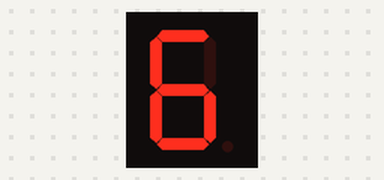
Recording of a sketch running on a simulated Arduino Uno, built with avr-gcc and run on an emulated ATmega328P. On the bench: 1-digit seven-segment display. Wiring (inferred from the names in the program): 1-digit 7-segment display, segments lit when HIGH: segments pin 4, pin 5, pin 6, pin 7, pin 8, pin 9, pin 10, pin 2. The segment pins are drawn as the display they are named for.

Above: at 0.05 s.
At 1.4 s:
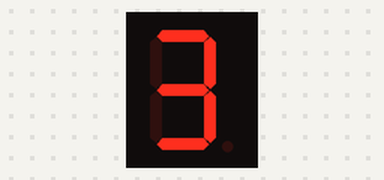
At 2.75 s:
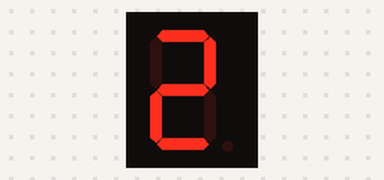
At 4.1 s:
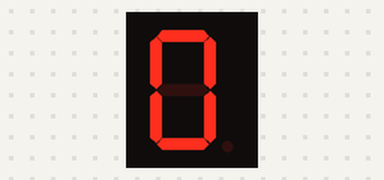
At 5.6 s:
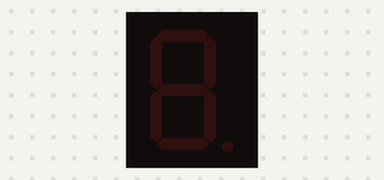
At 8.35 s:
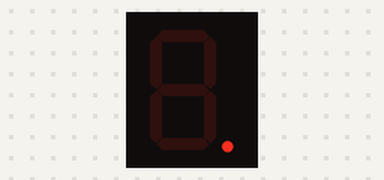

Measured:
- by itself, everything shown: repeats every 7.9 s, in 26 steps
- what the display in image 4 shows lasts 2.4 s, from 5.5 s to 7.9 s

The sketch:

7Segmen1.ino
```cpp
// Pola biner untuk karakter (dp,g,f,e,d,c,b,a)
const byte numeral[12] = {
  B10111110, // 0 - G
  B11111100, // 1 - 0
  B01100000, // 2 - 1
  B11011010, // 3 - 2
  B11110010, // 4 - 3
  B01100110, // 5 - 4
  B10110110, // 6 - 5
  B00111110, // 7 - 6
  B11100000, // 8 - 7
  B11111110, // 9 - 8
  B11100110, // 10 - 9
  B00000000  // 11 - Kosong (semua segmen mati)
};

// Urutan tampilan “G . 231 . 22 . 0038”
const int urutan[] = {
  0,   // G
  11,  // titik (DP)
  3,   // 2
  4,   // 3
  2,   // 1
  11,  // titik (DP)
  3,   // 2
  3,   // 2
  11,  // titik (DP)
  1,   // 0
  1,   // 0
  4,   // 3
  9    // 8
};

const int segmentPins[8] = {2, 10, 9, 8, 7, 6, 5, 4}; // dp,g,f,e,d,c,b,a

void setup() {
  for (int i = 0; i < 8; i++) {
    pinMode(segmentPins[i], OUTPUT);
  }
}

void loop() {
  for (int i = 0; i < 13; i++) { // total 13 langkah
    bool titikAktif = (i == 1 || i == 5 || i == 8); // posisi titik aktif

    // 1️⃣ Tampilkan karakter
    tampilKarakter(urutan[i], titikAktif);
    delay(100);

    // 2️⃣ Kedip (matikan semua segmen sebentar)
    tampilKarakter(11, false); // 11 = semua mati
    delay(150);

    // 4️⃣ Matikan sebelum karakter berikutnya
    tampilKarakter(11, false);
    delay(200);
  }

  delay(2000); // jeda sebelum mengulang siklus
}

// Fungsi menampilkan karakter pada 7-segmen
void tampilKarakter(int index, bool titik) {
  for (int seg = 0; seg < 8; seg++) {
    bool nyala = bitRead(numeral[index], seg);
    if (seg == 0) nyala = titik; // segmen dp (decimal point)
    digitalWrite(segmentPins[seg], nyala);
  }
}
```
